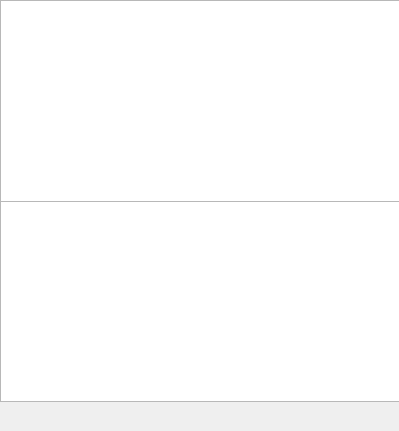
<?xml version="1.0" encoding="UTF-8"?>
<ui version="4.0">
 <class>StatisticWidget</class>
 <widget class="QWidget" name="StatisticWidget">
  <property name="geometry">
   <rect>
    <x>0</x>
    <y>0</y>
    <width>399</width>
    <height>431</height>
   </rect>
  </property>
  <property name="windowTitle">
   <string>Form</string>
  </property>
  <widget class="QGraphicsView" name="plot2">
   <property name="geometry">
    <rect>
     <x>0</x>
     <y>200</y>
     <width>400</width>
     <height>202</height>
    </rect>
   </property>
  </widget>
  <widget class="QGraphicsView" name="plot">
   <property name="geometry">
    <rect>
     <x>0</x>
     <y>0</y>
     <width>400</width>
     <height>202</height>
    </rect>
   </property>
  </widget>
  <widget class="QWidget" name="horizontalLayoutWidget">
   <property name="geometry">
    <rect>
     <x>0</x>
     <y>400</y>
     <width>401</width>
     <height>31</height>
    </rect>
   </property>
   <layout class="QHBoxLayout" name="horizontalLayout">
    <item>
     <spacer name="horizontalSpacer_2">
      <property name="orientation">
       <enum>Qt::Horizontal</enum>
      </property>
      <property name="sizeHint" stdset="0">
       <size>
        <width>40</width>
        <height>20</height>
       </size>
      </property>
     </spacer>
    </item>
    <item>
     <widget class="QLabel" name="finger0">
      <property name="text">
       <string/>
      </property>
     </widget>
    </item>
    <item>
     <widget class="QLabel" name="finger1">
      <property name="text">
       <string/>
      </property>
     </widget>
    </item>
    <item>
     <widget class="QLabel" name="finger2">
      <property name="text">
       <string/>
      </property>
     </widget>
    </item>
    <item>
     <widget class="QLabel" name="finger3">
      <property name="text">
       <string/>
      </property>
     </widget>
    </item>
    <item>
     <spacer name="horizontalSpacer">
      <property name="orientation">
       <enum>Qt::Horizontal</enum>
      </property>
      <property name="sizeHint" stdset="0">
       <size>
        <width>60</width>
        <height>20</height>
       </size>
      </property>
     </spacer>
    </item>
    <item>
     <widget class="QLabel" name="finger4">
      <property name="text">
       <string/>
      </property>
     </widget>
    </item>
    <item>
     <widget class="QLabel" name="finger5">
      <property name="text">
       <string/>
      </property>
     </widget>
    </item>
    <item>
     <widget class="QLabel" name="finger6">
      <property name="text">
       <string/>
      </property>
     </widget>
    </item>
    <item>
     <widget class="QLabel" name="finger7">
      <property name="text">
       <string/>
      </property>
     </widget>
    </item>
    <item>
     <spacer name="horizontalSpacer_3">
      <property name="orientation">
       <enum>Qt::Horizontal</enum>
      </property>
      <property name="sizeHint" stdset="0">
       <size>
        <width>40</width>
        <height>20</height>
       </size>
      </property>
     </spacer>
    </item>
   </layout>
  </widget>
 </widget>
 <resources/>
 <connections/>
</ui>
